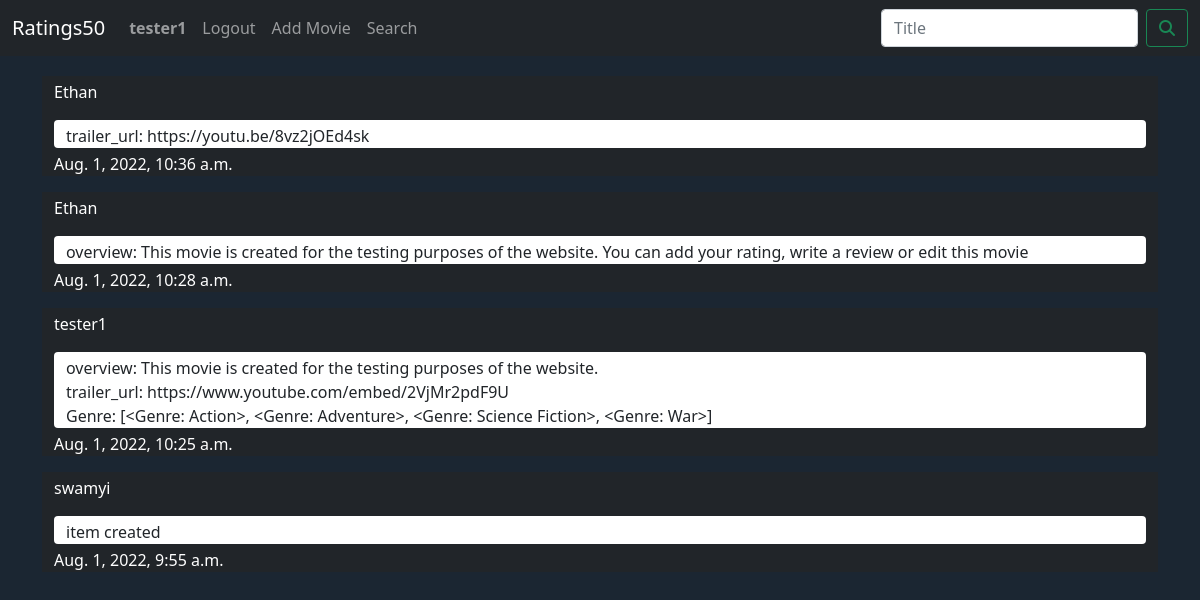
Page /ratings50/editlog/15 (signed in) on the committed database.
### ratings50/models.py (models this page shows, shortened)
class User(AbstractUser):
    pass

class EditLog(models.Model):
    movie = models.ForeignKey(Movie, on_delete=models.CASCADE)
    user = models.ForeignKey(User, on_delete=models.PROTECT)
    changes = models.CharField(max_length=700)
    date = models.DateTimeField(auto_now_add=True)

### ratings50/views.py (the view)
# urls.py: path('editlog/<int:movie_id>', views.editlog, name="editlog"),
def editlog(request, movie_id):
    movie = Movie.objects.get(id=movie_id)
    editlog = EditLog.objects.filter(movie=movie).order_by('-date')
    return render(request, "ratings50/editlog.html", {"editlog": editlog, "title": movie.title})

### ratings50/templates/ratings50/editlog.html (shortened to what this page needs)
{% extends 'ratings50/layout.html' %}
{% block body %}
    <div class="editlog-body">
        <div class="container pt-2 my-2">
            {% for edit in editlog %}
                <div class="container bg-dark text-white pt-1 my-1 edit-container">
                    <p>{{ edit.user.username }}</p>
                    <p id="changes" class="container bg-white text-dark pt-1 my-1 rounded">{{ edit.changes }}</p>
                    <p>{{ edit.date }}</p>
                </div>
            {% endfor %}
        </div>
    </div>
{% endblock %}

### ratings50/templates/ratings50/layout.html (shortened to what this page needs)
{% load static %}
<!DOCTYPE html>
<html lang="en">
    <head>
        <link href="https://cdn.jsdelivr.net/npm/bootstrap@5.1.3/dist/css/bootstrap.min.css" rel="stylesheet">
        <link href="{% static 'ratings50/style.css' %}" rel="stylesheet">
    </head>
    <body class="page-body">
          <nav class="navbar navbar-expand-lg navbar-dark bg-dark">
            <div class="container-fluid">
              <a class="navbar-brand" href="{% url 'index' %}">Ratings50</a>
              <div class="collapse navbar-collapse" id="navbarSupportedContent">
                <ul class="navbar-nav me-auto mb-2 mb-lg-0">
                  {% if user.is_authenticated %}
                    <li class="nav-item">
                      <a class="nav-link" id="self-profile" data-username="{{ user.username }}"><strong>{{ user.username }}</strong></a>
                    </li>
                    <li class="nav-item">
                      <a class="nav-link" href="{% url 'logout' %}">Logout</a>
                    </li>
                    <li class="nav-item">
                      <a class="nav-link" href="{% url 'new' %}">Add Movie</a>
                    </li>
                  {% endif %}
                      <li class="nav-item">
                        <a class="nav-link" href="{% url 'search' %}">Search</a>
                      </li>
                </ul>
                <form class="d-flex" action="{% url 'search' %}" method="post">
                  <input name="title" class="form-control me-2" type="search" placeholder="Title" aria-label="Search">
                  <button class="btn btn-outline-success" type="submit">
                    <i class="fa-solid fa-magnifying-glass"></i>
                  </button>
                </form>
              </div>
            </div>
          </nav>
          {% block body %}
          {% endblock %}
    </body>
</html>

### ratings50/static/ratings50/style.css (style rules this page uses)
.page-body { background-color: #1b2632; }

### rows in the picture
User: username "tester1"
EditLog: user.username "Ethan", changes "trailer_url: https://youtu.be/8vz2jOEd4sk", date "Aug. 1, 2022, 10:36 a.m."
EditLog: user.username "Ethan", changes "overview: This movie is created for the testing purposes of the website. You can add your rating, write a review or edit this movie", date "Aug. 1, 2022, 10:28 a.m."
EditLog: user.username "tester1", changes "overview: This movie is created for the testing purposes of the website.", date "Aug. 1, 2022, 10:25 a.m."
EditLog: user.username "swamyi", changes "item created", date "Aug. 1, 2022, 9:55 a.m."
